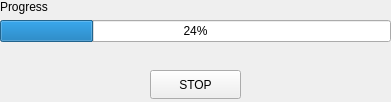
<?xml version="1.0" encoding="UTF-8"?>
<ui version="4.0">
 <class>Progress</class>
 <widget class="QWidget" name="Progress">
  <property name="geometry">
   <rect>
    <x>0</x>
    <y>0</y>
    <width>391</width>
    <height>102</height>
   </rect>
  </property>
  <property name="windowTitle">
   <string>Form</string>
  </property>
  <widget class="QWidget" name="formLayoutWidget">
   <property name="geometry">
    <rect>
     <x>0</x>
     <y>0</y>
     <width>391</width>
     <height>61</height>
    </rect>
   </property>
   <layout class="QFormLayout" name="formLayout">
    <item row="0" column="0" colspan="2">
     <widget class="QLabel" name="label">
      <property name="text">
       <string>Progress</string>
      </property>
     </widget>
    </item>
    <item row="1" column="0" colspan="2">
     <widget class="QProgressBar" name="progressBar">
      <property name="value">
       <number>24</number>
      </property>
     </widget>
    </item>
   </layout>
  </widget>
  <widget class="QPushButton" name="stop_pb">
   <property name="geometry">
    <rect>
     <x>150</x>
     <y>70</y>
     <width>91</width>
     <height>29</height>
    </rect>
   </property>
   <property name="text">
    <string>STOP</string>
   </property>
  </widget>
 </widget>
 <resources/>
 <connections/>
</ui>
